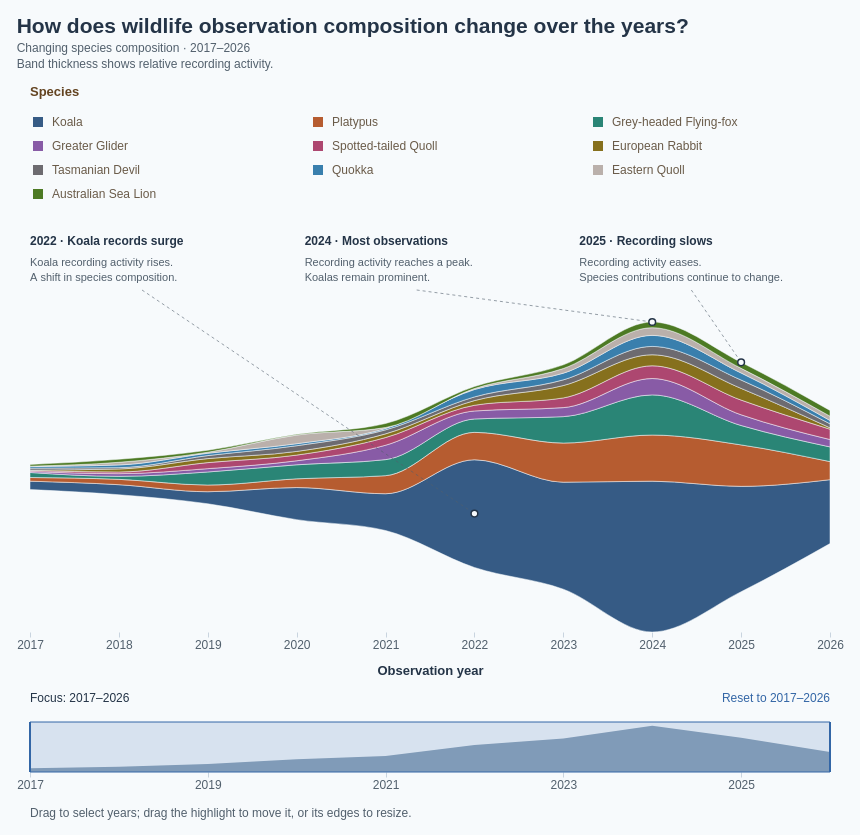

Describe this chart as a Vega-Lite specification.
### Vega specification from a JSON file in a GitHub repository (floating-point values rounded to 4 significant figures)
{"$schema": "https://vega.github.io/schema/vega/v5.json", "description": "Streamgraph of wildlife observation composition in 2017–2026, showing the top ten species selected within the selected observation years, with 4,139 records in the displayed ten available years. Source: Dataset/observations-794195.csv. Species selected by observation count in the selected years; subspecies combined by the first two scientific-name components. Includes records without coordinates. Zero-count species-years retained. Annual counts use observation dates. A centered stack gives a streamgraph: band thickness represents observation count; vertical band position has no numeric meaning. Monotone interpolation smoothly connects the recorded annual values; curves between years are visual interpolation, not additional observations. Tooltip shares use the total of the displayed ten species in the given year. Hover or click bands or legend to highlight; click again, Clear highlight, or Escape clears selection. Counts reflect recording activity, not animal abundance. Drag outside the highlighted overview range to select years; drag the highlight to move the range, or drag either edge to resize it. Use Reset to restore 2017–2026. Legend totals cover the full period. Species colours match the ten-species palette in BumpChart.vg.json; species selection uses the selected years; annual counts and legend totals cover 2017–2026. Three in-chart annotations highlight the 2022 Koala increase, the 2024 annual-total peak, and the 2025 decline; anchors use the current centered stack and annotations hide when their year is outside the focus range. Uses the 10 most recent available observation years (2017–2026), including partial 2026.", "width": 800, "height": 400, "padding": 16, "background": "#f7fafc", "title": {"text": "How does wildlife observation composition change over the years?", "subtitle": ["Changing species composition · 2017–2026", "Band thickness shows relative recording activity."], "anchor": "start", "font": "Arial", "fontSize": 21, "color": "#243447", "subtitleFont": "Arial", "subtitleFontSize": 12, "subtitleColor": "#52606d", "offset": 16, "subtitlePadding": 6, "subtitleLineHeight": 16}, "signals": [{"name": "minYear", "value": 2017}, {"name": "maxYear", "value": 2026}, {"name": "brushDragStart", "value": {"year": 2017, "range": [2017, 2026]}, "on": [{"events": "@brushSelection:mousedown, @brushHandle0:mousedown, @brushHandle1:mousedown", "update": "{year: invert('overviewX', x()), range: slice(yearRange), mode: (yearRange[0] === minYear && yearRange[1] === maxYear) || event.shiftKey ? 'new' : 'move'}"}]}, {"name": "yearRange", "value": [2017, 2026], "on": [{"events": "@brushTarget:mousedown", "update": "[round(clamp(invert('overviewX', x()), minYear, maxYear)), round(clamp(invert('overviewX', x()), minYear, maxYear))]"}, {"events": "@brushSelection:mousedown", "update": "(yearRange[0] === minYear && yearRange[1] === maxYear) || event.shiftKey ? [round(clamp(invert('overviewX', x()), minYear, maxYear)), round(clamp(invert('overviewX', x()), minYear, maxYear))] : yearRange"}, {"events": "[@brushTarget:mousedown, window:mouseup] > window:mousemove!", "update": "[min(brushAnchor, round(clamp(invert('overviewX', x()), minYear, maxYear))), max(brushAnchor, round(clamp(invert('overviewX', x()), minYear, maxYear)))]"}, {"events": "[@brushSelection:mousedown, window:mouseup] > window:mousemove!", "update": "brushDragStart.mode === 'new' ? [min(round(brushDragStart.year), round(clamp(invert('overviewX', x()), minYear, maxYear))), max(round(brushDragStart.year), round(clamp(invert('overviewX', x()), minYear, maxYear)))] : [brushDragStart.range[0] + clamp(round(invert('overviewX', x()) - brushDragStart.year), minYear - brushDragStart.range[0], maxYear - brushDragStart.range[1]), brushDragStart.range[1] + clamp(round(invert('overviewX', x()) - brushDragStart.year), minYear - brushDragStart.range[0], maxYear - brushDragStart.range[1])]"}, {"events": "[@brushHandle0:mousedown, window:mouseup] > window:mousemove!", "update": "[round(clamp(invert('overviewX', x()), minYear, brushDragStart.range[1])), brushDragStart.range[1]]"}, {"events": "[@brushHandle1:mousedown, window:mouseup] > window:mousemove!", "update": "[brushDragStart.range[0], round(clamp(invert('overviewX', x()), brushDragStart.range[0], maxYear))]"}, {"events": "@resetYears:click", "update": "[minYear, maxYear]"}]}, {"name": "brushAnchor", "value": 2017, "on": [{"events": "@brushTarget:mousedown", "update": "round(clamp(invert('overviewX', x()), minYear, maxYear))"}]}, {"name": "hoveredSpecies", "value": null, "on": [{"events": "@speciesAreas:mouseover, @yearPoints:mouseover, @legendSymbols:mouseover, @legendLabels:mouseover", "update": "datum.species"}, {"events": "@speciesAreas:mouseout, @yearPoints:mouseout, @legendSymbols:mouseout, @legendLabels:mouseout", "update": "null"}]}, {"name": "selectedSpecies", "value": null, "on": [{"events": "@speciesAreas:click, @yearPoints:click, @legendSymbols:click, @legendLabels:click", "update": "selectedSpecies == datum.species ? null : datum.species"}, {"events": "window:keydown[event.key === 'Escape']", "update": "null"}]}, {"name": "activeSpecies", "update": "hoveredSpecies != null ? hoveredSpecies : selectedSpecies"}, {"name": "legendColumnWidth", "value": 280}, {"name": "legendSymbolSize", "value": 100}], "data": [{"name": "annualCounts", "values": [{"year": 2017, "species": "Koala", "count": 25, "order": 0}, {"year": 2017, "species": "Platypus", "count": 11, "order": 1}, {"year": 2017, "species": "Grey-headed Flying-fox", "count": 15, "order": 2}, {"year": 2017, "species": "Greater Glider", "count": 3, "order": 3}, {"year": 2017, "species": "Spotted-tailed Quoll", "count": 3, "order": 4}, {"year": 2017, "species": "European Rabbit", "count": 1, "order": 5}, {"year": 2017, "species": "Tasmanian Devil", "count": 6, "order": 6}, {"year": 2017, "species": "Quokka", "count": 5, "order": 7}, {"year": 2017, "species": "Eastern Quoll", "count": 1, "order": 8}, {"year": 2017, "species": "Australian Sea Lion", "count": 5, "order": 9}, {"year": 2018, "species": "Koala", "count": 30, "order": 0}, {"year": 2018, "species": "Platypus", "count": 16, "order": 1}, {"year": 2018, "species": "Grey-headed Flying-fox", "count": 9, "order": 2}, {"year": 2018, "species": "Greater Glider", "count": 8, "order": 3}, {"year": 2018, "species": "Spotted-tailed Quoll", "count": 5, "order": 4}, {"year": 2018, "species": "European Rabbit", "count": 9, "order": 5}, {"year": 2018, "species": "Tasmanian Devil", "count": 4, "order": 6}, {"year": 2018, "species": "Quokka", "count": 8, "order": 7}, {"year": 2018, "species": "Eastern Quoll", "count": 8, "order": 8}, {"year": 2018, "species": "Australian Sea Lion", "count": 9, "order": 9}, {"year": 2019, "species": "Koala", "count": 36, "order": 0}, {"year": 2019, "species": "Platypus", "count": 20, "order": 1}, {"year": 2019, "species": "Grey-headed Flying-fox", "count": 39, "order": 2}, {"year": 2019, "species": "Greater Glider", "count": 10, "order": 3}, {"year": 2019, "species": "Spotted-tailed Quoll", "count": 18, "order": 4}, {"year": 2019, "species": "European Rabbit", "count": 12, "order": 5}, {"year": 2019, "species": "Tasmanian Devil", "count": 9, "order": 6}, {"year": 2019, "species": "Quokka", "count": 7, "order": 7}, {"year": 2019, "species": "Eastern Quoll", "count": 3, "order": 8}, {"year": 2019, "species": "Australian Sea Lion", "count": 6, "order": 9}, {"year": 2020, "species": "Koala", "count": 96, "order": 0}, {"year": 2020, "species": "Platypus", "count": 26, "order": 1}, {"year": 2020, "species": "Grey-headed Flying-fox", "count": 42, "order": 2}, {"year": 2020, "species": "Greater Glider", "count": 12, "order": 3}, {"year": 2020, "species": "Spotted-tailed Quoll", "count": 17, "order": 4}, {"year": 2020, "species": "European Rabbit", "count": 11, "order": 5}, {"year": 2020, "species": "Tasmanian Devil", "count": 17, "order": 6}, {"year": 2020, "species": "Quokka", "count": 6, "order": 7}, {"year": 2020, "species": "Eastern Quoll", "count": 26, "order": 8}, {"year": 2020, "species": "Australian Sea Lion", "count": 2, "order": 9}, {"year": 2021, "species": "Koala", "count": 110, "order": 0}, {"year": 2021, "species": "Platypus", "count": 54, "order": 1}, {"year": 2021, "species": "Grey-headed Flying-fox", "count": 48, "order": 2}, {"year": 2021, "species": "Greater Glider", "count": 43, "order": 3}, {"year": 2021, "species": "Spotted-tailed Quoll", "count": 23, "order": 4}, {"year": 2021, "species": "European Rabbit", "count": 11, "order": 5}, {"year": 2021, "species": "Tasmanian Devil", "count": 12, "order": 6}, {"year": 2021, "species": "Quokka", "count": 4, "order": 7}, {"year": 2021, "species": "Eastern Quoll", "count": 3, "order": 8}, {"year": 2021, "species": "Australian Sea Lion", "count": 12, "order": 9}, {"year": 2022, "species": "Koala", "count": 322, "order": 0}, {"year": 2022, "species": "Platypus", "count": 82, "order": 1}, {"year": 2022, "species": "Grey-headed Flying-fox", "count": 40, "order": 2}, {"year": 2022, "species": "Greater Glider", "count": 24, "order": 3}, {"year": 2022, "species": "Spotted-tailed Quoll", "count": 17, "order": 4}, {"year": 2022, "species": "European Rabbit", "count": 14, "order": 5}, {"year": 2022, "species": "Tasmanian Devil", "count": 11, "order": 6}, {"year": 2022, "species": "Quokka", "count": 22, "order": 7}, {"year": 2022, "species": "Eastern Quoll", "count": 3, "order": 8}, {"year": 2022, "species": "Australian Sea Lion", "count": 6, "order": 9}, {"year": 2023, "species": "Koala", "count": 320, "order": 0}, {"year": 2023, "species": "Platypus", "count": 117, "order": 1}, {"year": 2023, "species": "Grey-headed Flying-fox", "count": 79, "order": 2}, {"year": 2023, "species": "Greater Glider", "count": 27, "order": 3}, {"year": 2023, "species": "Spotted-tailed Quoll", "count": 29, "order": 4}, {"year": 2023, "species": "European Rabbit", "count": 37, "order": 5}, {"year": 2023, "species": "Tasmanian Devil", "count": 17, "order": 6}, {"year": 2023, "species": "Quokka", "count": 20, "order": 7}, {"year": 2023, "species": "Eastern Quoll", "count": 14, "order": 8}, {"year": 2023, "species": "Australian Sea Lion", "count": 11, "order": 9}, {"year": 2024, "species": "Koala", "count": 451, "order": 0}, {"year": 2024, "species": "Platypus", "count": 138, "order": 1}, {"year": 2024, "species": "Grey-headed Flying-fox", "count": 120, "order": 2}, {"year": 2024, "species": "Greater Glider", "count": 49, "order": 3}, {"year": 2024, "species": "Spotted-tailed Quoll", "count": 38, "order": 4}, {"year": 2024, "species": "European Rabbit", "count": 33, "order": 5}, {"year": 2024, "species": "Tasmanian Devil", "count": 25, "order": 6}, {"year": 2024, "species": "Quokka", "count": 33, "order": 7}, {"year": 2024, "species": "Eastern Quoll", "count": 23, "order": 8}, {"year": 2024, "species": "Australian Sea Lion", "count": 17, "order": 9}, {"year": 2025, "species": "Koala", "count": 315, "order": 0}, {"year": 2025, "species": "Platypus", "count": 124, "order": 1}, {"year": 2025, "species": "Grey-headed Flying-fox", "count": 58, "order": 2}, {"year": 2025, "species": "Greater Glider", "count": 32, "order": 3}, {"year": 2025, "species": "Spotted-tailed Quoll", "count": 44, "order": 4}, {"year": 2025, "species": "European Rabbit", "count": 35, "order": 5}, {"year": 2025, "species": "Tasmanian Devil", "count": 25, "order": 6}, {"year": 2025, "species": "Quokka", "count": 21, "order": 7}, {"year": 2025, "species": "Eastern Quoll", "count": 14, "order": 8}, {"year": 2025, "species": "Australian Sea Lion", "count": 18, "order": 9}, {"year": 2026, "species": "Koala", "count": 191, "order": 0}, {"year": 2026, "species": "Platypus", "count": 54, "order": 1}, {"year": 2026, "species": "Grey-headed Flying-fox", "count": 44, "order": 2}, {"year": 2026, "species": "Greater Glider", "count": 22, "order": 3}, {"year": 2026, "species": "Spotted-tailed Quoll", "count": 31, "order": 4}, {"year": 2026, "species": "European Rabbit", "count": 4, "order": 5}, {"year": 2026, "species": "Tasmanian Devil", "count": 12, "order": 6}, {"year": 2026, "species": "Quokka", "count": 10, "order": 7}, {"year": 2026, "species": "Eastern Quoll", "count": 13, "order": 8}, {"year": 2026, "species": "Australian Sea Lion", "count": 17, "order": 9}]}, {"name": "legendEntries", "values": [{"species": "Koala", "order": 0, "total": 1896}, {"species": "Platypus", "order": 1, "total": 642}, {"species": "Grey-headed Flying-fox", "order": 2, "total": 494}, {"species": "Greater Glider", "order": 3, "total": 230}, {"species": "Spotted-tailed Quoll", "order": 4, "total": 225}, {"species": "European Rabbit", "order": 5, "total": 167}, {"species": "Tasmanian Devil", "order": 6, "total": 138}, {"species": "Quokka", "order": 7, "total": 136}, {"species": "Eastern Quoll", "order": 8, "total": 108}, {"species": "Australian Sea Lion", "order": 9, "total": 103}]}, {"name": "focusedCounts", "source": "annualCounts", "transform": [{"type": "filter", "expr": "datum.year >= yearRange[0] && datum.year <= yearRange[1]"}, {"type": "joinaggregate", "groupby": ["year"], "fields": ["count"], "ops": ["sum"], "as": ["yearTotal"]}, {"type": "stack", "groupby": ["year"], "field": "count", "sort": {"field": "order", "order": "ascending"}, "as": ["y0", "y1"], "offset": "center"}]}, {"name": "yearTotals", "source": "annualCounts", "transform": [{"type": "aggregate", "groupby": ["year"], "fields": ["count"], "ops": ["sum"], "as": ["total"]}]}, {"name": "insightAnnotations", "source": "focusedCounts", "transform": [{"type": "filter", "expr": "(datum.year == 2022 && datum.species == 'Koala') || ((datum.year == 2024 || datum.year == 2025) && datum.order == 9)"}, {"type": "formula", "expr": "datum.year == 2022 ? 0 : datum.year == 2024 ? width / 3 + 8 : 2 * width / 3 + 16", "as": "labelX"}, {"type": "formula", "expr": "datum.year == 2022 ? '2022 · Koala records surge' : datum.year == 2024 ? '2024 · Most observations' : '2025 · Recording slows'", "as": "heading"}, {"type": "formula", "expr": "datum.year == 2022 ? 'Koala recording activity rises.' : datum.year == 2024 ? 'Recording activity reaches a peak.' : 'Recording activity eases.'", "as": "detail"}, {"type": "formula", "expr": "datum.year == 2022 ? 'A shift in species composition.' : datum.year == 2024 ? 'Koalas remain prominent.' : 'Species contributions continue to change.'", "as": "detail2"}, {"type": "formula", "expr": "datum.year == 2022 ? (datum.y0 + datum.y1) / 2 : datum.y1", "as": "anchorY"}]}], "scales": [{"name": "x", "type": "linear", "domain": {"signal": "yearRange[0] === yearRange[1] ? [yearRange[0] - 0.5, yearRange[1] + 0.5] : yearRange"}, "range": "width", "zero": false, "nice": false}, {"name": "y", "type": "linear", "domain": {"data": "focusedCounts", "fields": ["y0", "y1"]}, "range": [{"signal": "height"}, 90], "zero": true, "nice": false}, {"name": "color", "type": "ordinal", "domain": ["Koala", "Platypus", "Grey-headed Flying-fox", "Greater Glider", "Spotted-tailed Quoll", "European Rabbit", "Quokka", "Tasmanian Devil", "Eastern Barred Bandicoot", "Numbat", "Australian Sea Lion", "Eastern Quoll"], "range": ["#365B85", "#B65C30", "#2A8576", "#885BA6", "#AD4770", "#86701D", "#397FAD", "#6D6B70", "#C17A24", "#5146A0", "#4D7A24", "#bab0ab"]}, {"name": "overviewX", "type": "linear", "domain": [2017, 2026], "range": "width", "zero": false}, {"name": "overviewY", "type": "linear", "domain": {"data": "yearTotals", "field": "total"}, "range": [{"signal": "height + 140"}, {"signal": "height + 90"}], "zero": true, "nice": true}], "axes": [{"scale": "x", "orient": "bottom", "title": "Observation year", "format": "d", "labelOverlap": true, "domain": false, "tickColor": "#c9d4df", "labelColor": "#52606d", "titleColor": "#243447", "titlePadding": 14, "tickCount": {"signal": "min(10, yearRange[1] - yearRange[0] + 1)"}, "tickMinStep": 1}, {"scale": "overviewX", "orient": "bottom", "offset": 140, "format": "d", "tickCount": 8, "labelOverlap": true, "title": null, "values": [2017, 2018, 2019, 2020, 2021, 2022, 2023, 2024, 2025, 2026], "domain": false, "tickColor": "#c9d4df", "labelColor": "#52606d"}], "marks": [{"name": "series", "type": "group", "from": {"facet": {"name": "seriesData", "data": "focusedCounts", "groupby": "species"}}, "marks": [{"name": "speciesAreas", "type": "area", "encode": {"update": {"x": {"scale": "x", "field": "year"}, "y": {"scale": "y", "field": "y1"}, "y2": {"scale": "y", "field": "y0"}, "fill": {"scale": "color", "field": "species"}, "fillOpacity": {"signal": "activeSpecies == null || activeSpecies == datum.species ? 1 : 0.16"}, "stroke": {"value": "#f7fafc"}, "strokeWidth": {"value": 0.5}, "cursor": {"value": "pointer"}, "tooltip": {"signal": "{'Species': datum.species, 'Year': datum.year, 'Observations': datum.count, 'Top 10 species in year': datum.yearTotal, 'Share of top 10 in year': datum.yearTotal ? format(datum.count / datum.yearTotal, '.1%') : 'No observations'}"}, "interpolate": {"value": "monotone"}, "description": {"signal": "datum.species + ', ' + datum.year + ': ' + datum.count + ' observations, ' + format(datum.count / datum.yearTotal, '.1%') + ' of the top ten species'"}}}, "from": {"data": "seriesData"}, "sort": {"field": "datum.year"}}]}, {"name": "yearPoints", "type": "symbol", "encode": {"update": {"x": {"scale": "x", "field": "year"}, "y": {"signal": "scale('y', (datum.y0 + datum.y1) / 2)"}, "size": {"value": 65}, "fill": {"scale": "color", "field": "species"}, "opacity": {"signal": "yearRange[0] == yearRange[1] ? (activeSpecies == null || activeSpecies == datum.species ? 1 : 0.16) : 0"}, "stroke": {"value": "#f7fafc"}, "strokeWidth": {"value": 1.5}, "cursor": {"value": "pointer"}, "tooltip": {"signal": "{'Species': datum.species, 'Year': datum.year, 'Observations': datum.count, 'Top 10 species in year': datum.yearTotal, 'Share of top 10 in year': datum.yearTotal ? format(datum.count / datum.yearTotal, '.1%') : 'No observations'}"}}}, "from": {"data": "focusedCounts"}}, {"name": "insightLeaders", "type": "rule", "interactive": false, "from": {"data": "insightAnnotations"}, "encode": {"update": {"x": {"signal": "datum.labelX + 112"}, "y": {"value": 58}, "x2": {"scale": "x", "field": "year"}, "y2": {"scale": "y", "field": "anchorY"}, "stroke": {"value": "#52606d"}, "strokeWidth": {"value": 1}, "strokeDash": {"value": [3, 3]}, "opacity": {"value": 0.6}}}}, {"name": "insightAnchors", "type": "symbol", "interactive": false, "from": {"data": "insightAnnotations"}, "encode": {"update": {"x": {"scale": "x", "field": "year"}, "y": {"scale": "y", "field": "anchorY"}, "size": {"value": 45}, "fill": {"value": "#f7fafc"}, "stroke": {"value": "#243447"}, "strokeWidth": {"value": 1.5}}}}, {"name": "insightHeadings", "type": "text", "interactive": false, "from": {"data": "insightAnnotations"}, "encode": {"update": {"x": {"field": "labelX"}, "y": {"value": 4}, "baseline": {"value": "top"}, "text": {"field": "heading"}, "fontSize": {"value": 12}, "fontWeight": {"value": "bold"}, "fill": {"value": "#243447"}}}}, {"name": "insightDetails", "type": "text", "interactive": false, "from": {"data": "insightAnnotations"}, "encode": {"update": {"x": {"field": "labelX"}, "y": {"value": 25}, "baseline": {"value": "top"}, "text": {"field": "detail"}, "fontSize": {"value": 11}, "fill": {"value": "#52606d"}}}}, {"name": "insightDetailsSecondLine", "type": "text", "interactive": false, "from": {"data": "insightAnnotations"}, "encode": {"update": {"x": {"field": "labelX"}, "y": {"value": 40}, "baseline": {"value": "top"}, "text": {"field": "detail2"}, "fontSize": {"value": 11}, "fill": {"value": "#52606d"}}}}, {"name": "legendTitle", "type": "text", "encode": {"update": {"x": {"value": 0}, "y": {"value": -136}, "text": {"value": "Species"}, "fontWeight": {"value": "bold"}, "fill": {"value": "#634320"}, "fontSize": {"value": 13}, "font": {"value": "Arial"}}}, "interactive": false}, {"name": "legendSymbols", "type": "symbol", "encode": {"update": {"x": {"signal": "8 + (datum.order % 3) * legendColumnWidth"}, "y": {"signal": "-110 + floor(datum.order / 3) * 24"}, "shape": {"value": "square"}, "size": {"signal": "legendSymbolSize"}, "fill": {"scale": "color", "field": "species"}, "opacity": {"signal": "activeSpecies == null || activeSpecies == datum.species ? 1 : 0.16"}, "stroke": {"signal": "selectedSpecies == datum.species ? '#243447' : 'transparent'"}, "strokeWidth": {"value": 2}, "cursor": {"value": "pointer"}, "tooltip": {"signal": "{'Species': datum.species, 'Observations (2017–2026)': datum.total}"}}}, "from": {"data": "legendEntries"}}, {"name": "legendLabels", "type": "text", "encode": {"update": {"x": {"signal": "22 + (datum.order % 3) * legendColumnWidth"}, "y": {"signal": "-110 + floor(datum.order / 3) * 24"}, "baseline": {"value": "middle"}, "text": {"field": "species"}, "fontSize": {"value": 12}, "fill": {"value": "#6a5b49"}, "opacity": {"signal": "activeSpecies == null || activeSpecies == datum.species ? 1 : 0.16"}, "fontWeight": {"signal": "selectedSpecies == datum.species ? 'bold' : 'normal'"}, "cursor": {"value": "pointer"}, "font": {"value": "Arial"}}}, "from": {"data": "legendEntries"}}, {"name": "focusLabel", "type": "text", "encode": {"update": {"x": {"value": 0}, "y": {"signal": "height + 70"}, "text": {"signal": "'Focus: ' + yearRange[0] + '–' + yearRange[1]"}, "fontSize": {"value": 12}, "fill": {"value": "#243447"}}}, "interactive": false}, {"name": "overview", "type": "area", "encode": {"update": {"x": {"scale": "overviewX", "field": "year"}, "y": {"scale": "overviewY", "field": "total"}, "y2": {"signal": "height + 140"}, "fill": {"value": "#8fa6bb"}}}, "interactive": false, "sort": {"field": "datum.year"}, "from": {"data": "yearTotals"}}, {"name": "brushTarget", "type": "rect", "encode": {"update": {"x": {"value": 0}, "width": {"signal": "width"}, "y": {"signal": "height + 90"}, "height": {"value": 50}, "fill": {"value": "transparent"}, "cursor": {"value": "crosshair"}}}}, {"name": "brushSelection", "type": "rect", "encode": {"update": {"x": {"signal": "max(0, scale('overviewX', yearRange[0]) - (yearRange[0] === yearRange[1] ? 8 : 0))"}, "x2": {"signal": "min(width, scale('overviewX', yearRange[1]) + (yearRange[0] === yearRange[1] ? 8 : 0))"}, "y": {"signal": "height + 90"}, "y2": {"signal": "height + 140"}, "fill": {"value": "#3366a6"}, "fillOpacity": {"value": 0.16}, "stroke": {"value": "#3366a6"}, "cursor": {"signal": "yearRange[0] === minYear && yearRange[1] === maxYear ? 'crosshair' : 'move'"}}}, "interactive": true}, {"name": "brushEdge0", "type": "rule", "encode": {"update": {"x": {"signal": "scale('overviewX', yearRange[0])"}, "y": {"signal": "height + 90"}, "y2": {"signal": "height + 140"}, "stroke": {"value": "#3366a6"}, "strokeWidth": {"value": 2}}}, "interactive": false}, {"name": "brushEdge1", "type": "rule", "encode": {"update": {"x": {"signal": "scale('overviewX', yearRange[1])"}, "y": {"signal": "height + 90"}, "y2": {"signal": "height + 140"}, "stroke": {"value": "#3366a6"}, "strokeWidth": {"value": 2}}}, "interactive": false}, {"name": "brushHandle0", "type": "rect", "encode": {"update": {"x": {"signal": "scale('overviewX', yearRange[0]) - 5"}, "width": {"value": 10}, "y": {"signal": "height + 90"}, "height": {"value": 50}, "fill": {"value": "transparent"}, "cursor": {"value": "ew-resize"}}}}, {"name": "brushHandle1", "type": "rect", "encode": {"update": {"x": {"signal": "scale('overviewX', yearRange[1]) - 5"}, "width": {"value": 10}, "y": {"signal": "height + 90"}, "height": {"value": 50}, "fill": {"value": "transparent"}, "cursor": {"value": "ew-resize"}}}}, {"name": "resetYears", "type": "text", "encode": {"update": {"x": {"signal": "width"}, "y": {"signal": "height + 70"}, "text": {"value": "Reset to 2017–2026"}, "fill": {"value": "#3366a6"}, "fontSize": {"value": 12}, "cursor": {"value": "pointer"}, "align": {"value": "right"}, "baseline": {"value": "alphabetic"}}}}, {"name": "brushInstructions", "type": "text", "interactive": false, "encode": {"update": {"x": {"value": 0}, "y": {"signal": "height + 185"}, "text": {"value": "Drag to select years; drag the highlight to move it, or its edges to resize."}, "fontSize": {"value": 12}, "fill": {"value": "#52606d"}}}}], "config": {"text": {"font": "Arial"}, "axis": {"labelFont": "Arial", "titleFont": "Arial", "labelFontSize": 12, "titleFontSize": 13, "labelColor": "#52606d", "titleColor": "#243447", "titlePadding": 12, "domainColor": "#bac7d3", "tickColor": "#bac7d3"}, "legend": {"labelFont": "Arial", "titleFont": "Arial", "labelFontSize": 12, "titleFontSize": 13, "titleFontWeight": "bold", "labelColor": "#6a5b49", "titleColor": "#634320", "symbolType": "square", "symbolSize": 100, "rowPadding": 8, "columnPadding": 24, "labelOffset": 8}}, "usermeta": {"observationWindow": {"source": "Dataset/observations-794195.csv", "dateField": "observed_on", "years": [2017, 2018, 2019, 2020, 2021, 2022, 2023, 2024, 2025, 2026], "yearCount": 10, "includesPartialLatestYear": true}}}
